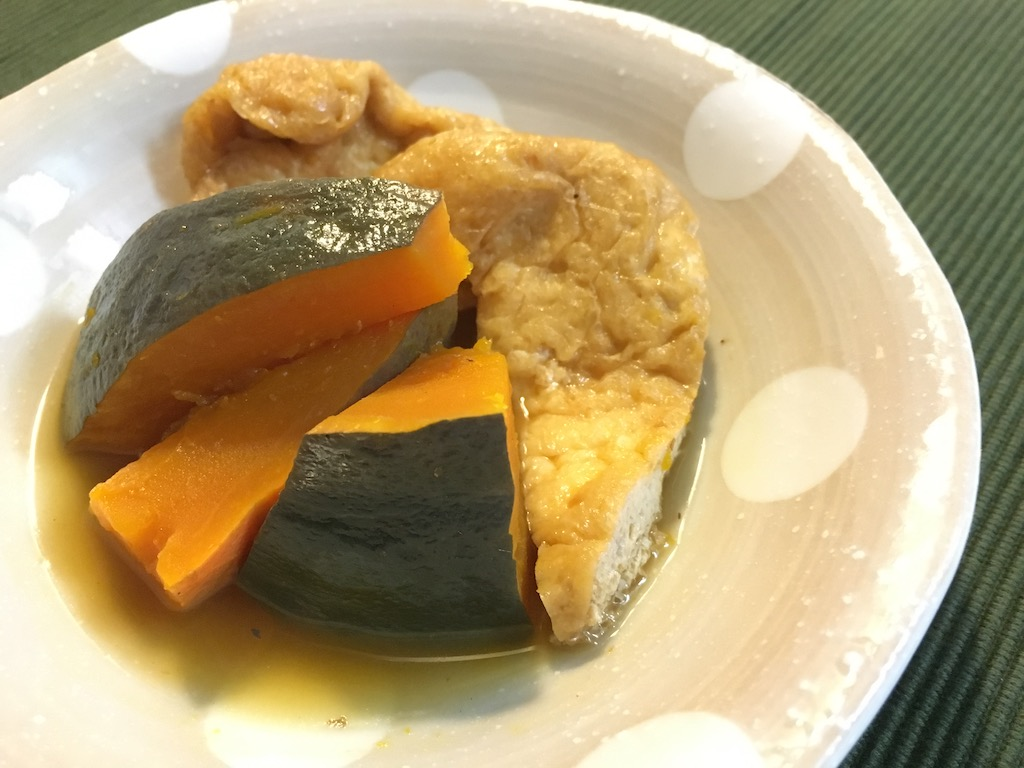
#> input picture data/recipe.jpg, 1024 x 768 px
$ jupyter execute --allow-errors demo.ipynb   (shell and % lines are left out)
#> lines starting #> are read from the running program, lines starting #| are printed output that depends on the picture
[cell 1]
import numpy as np
import matplotlib
import matplotlib.pyplot as plt
import seaborn as sns

# 多項式回帰

[cell 2]
poly_dim = 80

w = np.concatenate(([-1], [0]*(poly_dim-2), [1, 0]))
f = np.poly1d(w)
t = np.linspace(0, 1, 200)
x = np.arange(0, 1.1, step=0.1)
y = f(x) + np.random.normal(loc=0.01, scale=0.01, size=len(x))

def format_plot():
    plt.xlabel('t')
    plt.ylabel('y')
    plt.xlim((0,1.01))
    plt.ylim((0,1))
    plt.grid()
    plt.legend()

plt.figure(figsize=(8,6))
plt.plot(t, f(t), linestyle='dashed', color='green')
plt.scatter(x, y, color='green', marker='o', label="observed data")
format_plot()
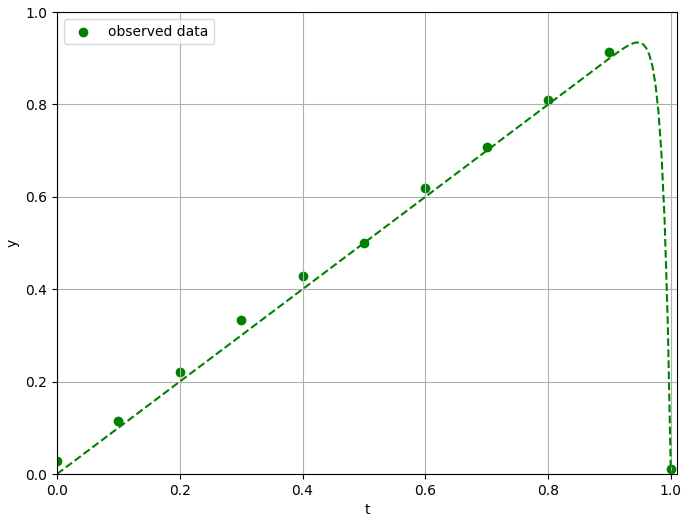
#> figure drawn by matplotlib, 1 panel; curve peaks at x = 0.945, y = 0.934

[cell 3]
# 前準備
from sklearn.linear_model import LinearRegression, Lasso
from sklearn.preprocessing import PolynomialFeatures
from sklearn.pipeline import make_pipeline

poly_preprocess = PolynomialFeatures(poly_dim, include_bias=False)

# models
linear = LinearRegression()
lasso = Lasso(alpha=0.002, max_iter=500000, tol=0.000001)

def fit_and_predict(predictor):
    model = make_pipeline(poly_preprocess, predictor)
    model.fit(x.reshape(-1, 1), y)
    y_predicted = model.predict(x.reshape(-1, 1))
    t_predicted = model.predict(t.reshape(-1, 1))
    return y_predicted, t_predicted

## Linear Regression

[cell 4]

y_predicted, t_predicted = fit_and_predict(linear)

plt.figure(figsize=(8,6))
plt.plot(t, f(t), linestyle='dashed', color='green', label='original')
plt.plot(t, t_predicted, color='blue', label='Linear')
plt.scatter(x, y_predicted, color='green', marker='o')

format_plot()
#> figure, not shown here; curve peaks at x = 0.945, y = 0.934; curve peaks at x = 0.874, y = 2.47

[cell 5]
coef = linear.coef_
idx, = coef.nonzero()
plt.figure(figsize=(8,4))
plt.stem(idx, coef[idx], basefmt='g-')
plt.title('Linear')
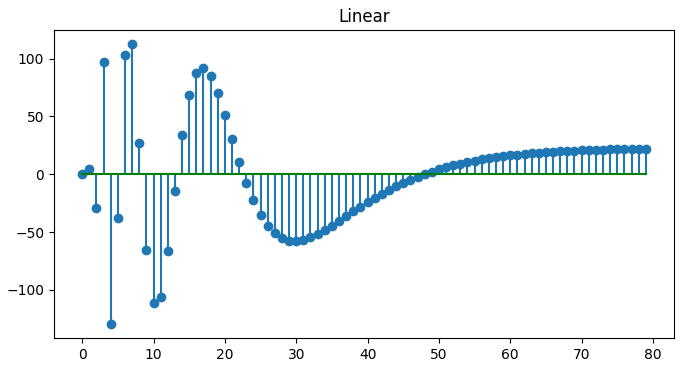
#> figure drawn by matplotlib, 1 panel; curve peaks at x = 7, y = 112.6

## Lasso

[cell 6]

y_predicted, t_predicted = fit_and_predict(lasso)

plt.figure(figsize=(8,6))
plt.plot(t, f(t), linestyle='dashed', color='green', label='original')
plt.plot(t, t_predicted, color='blue', label='Lasso')
plt.scatter(x, y_predicted, color='green', marker='o')

format_plot()
#> figure, not shown here; curve peaks at x = 0.945, y = 0.934; curve peaks at x = 0.945, y = 0.92

[cell 7]
coef = lasso.coef_
idx, = coef.nonzero()
plt.figure(figsize=(8,4))
plt.stem(idx, coef[idx], basefmt='g-')
plt.title('Lasso')
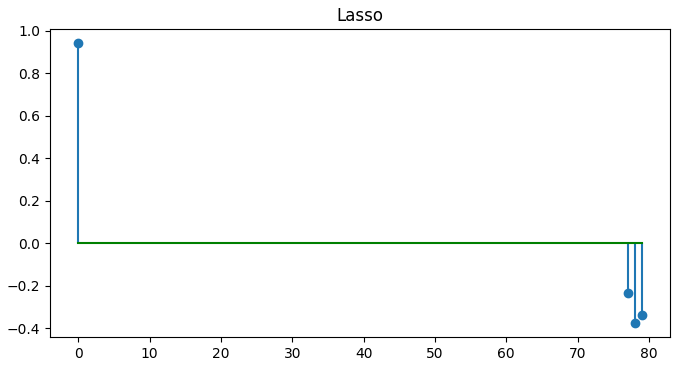
#> figure drawn by matplotlib, 1 panel

# 辞書学習

[cell 8]
patch_size = (8, 8)

n_basis = 64
n_iter = 1000

[cell 9]
import cv2

img = cv2.imread('data/recipe.jpg')
#> img is the input picture: shape (768, 1024, 3); mean B, G, R 115.2, 157.8, 178.6
img = cv2.cvtColor(img, cv2.COLOR_BGR2GRAY)
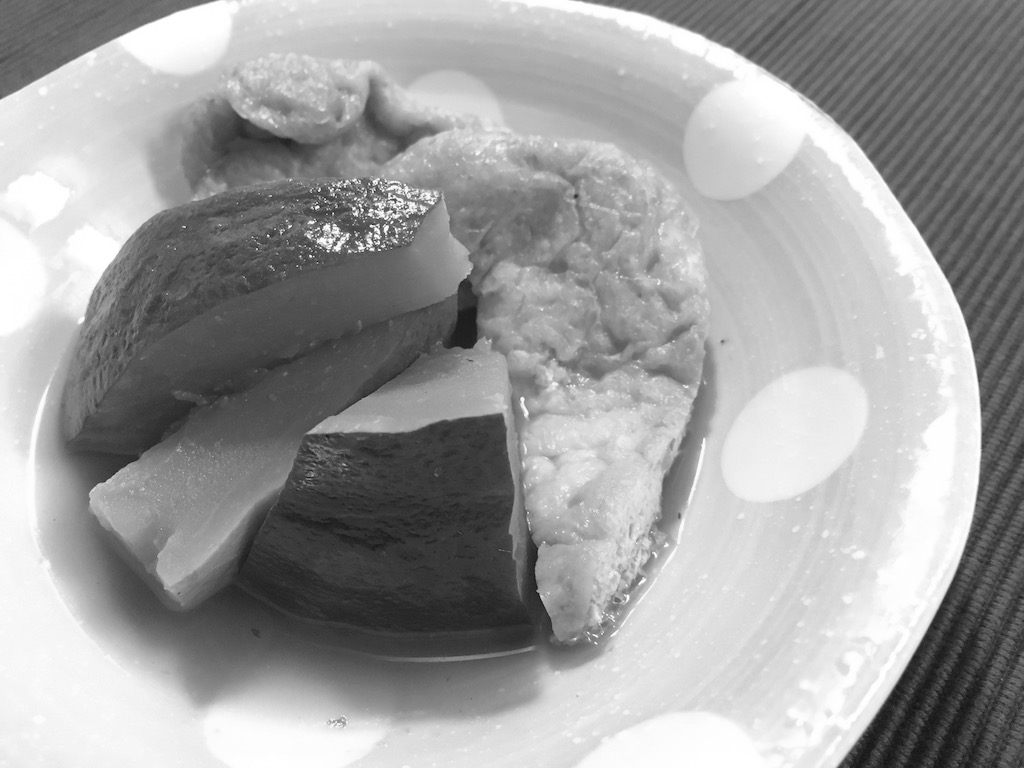
#> img: shape (768, 1024); min 7, max 255, mean 159.1
print(img.shape)
#| (768, 1024)
plt.imshow(img, cmap='gray')

## シンプルな辞書学習とその結果

[cell 10]

# パッチの切り出し
from spmimage.feature_extraction.image import extract_simple_patches_2d, reconstruct_from_simple_patches_2d
#> (the rest of this cell did not finish here and is left out)

[cell 11]

from sklearn.decomposition import MiniBatchDictionaryLearning

# パッチの前処理
#> (the rest of this cell did not finish here and is left out)

[cell 12]
# 辞書の表示

n_cols = 16
n_rows = (n_basis // n_cols) + 1

plt.figure(figsize=(16, 6))

#> (the rest of this cell did not finish here and is left out)

#> (a cell that did not finish here is left out)

[cell 14]
# 再構成をかける

from skimage.measure import compare_psnr

#> (the rest of this cell did not finish here and is left out)

## 欠損値の補完

[cell 15]
from skimage import io, data

from sklearn.feature_extraction.image import extract_patches_2d, reconstruct_from_patches_2d
from sklearn.decomposition.dict_learning import sparse_encode

from spmimage.decomposition import KSVD

[cell 16]
# 指定の割合で欠損を生成させる
def make_deficit_image(img, ratio):
    mask = (np.random.rand(img.shape[0], img.shape[1]) > ratio)
    return img * mask, mask

[cell 17]
# prepare images for further testing
drop_ratio = 0.5

deficit_img, mask = make_deficit_image(img, drop_ratio)
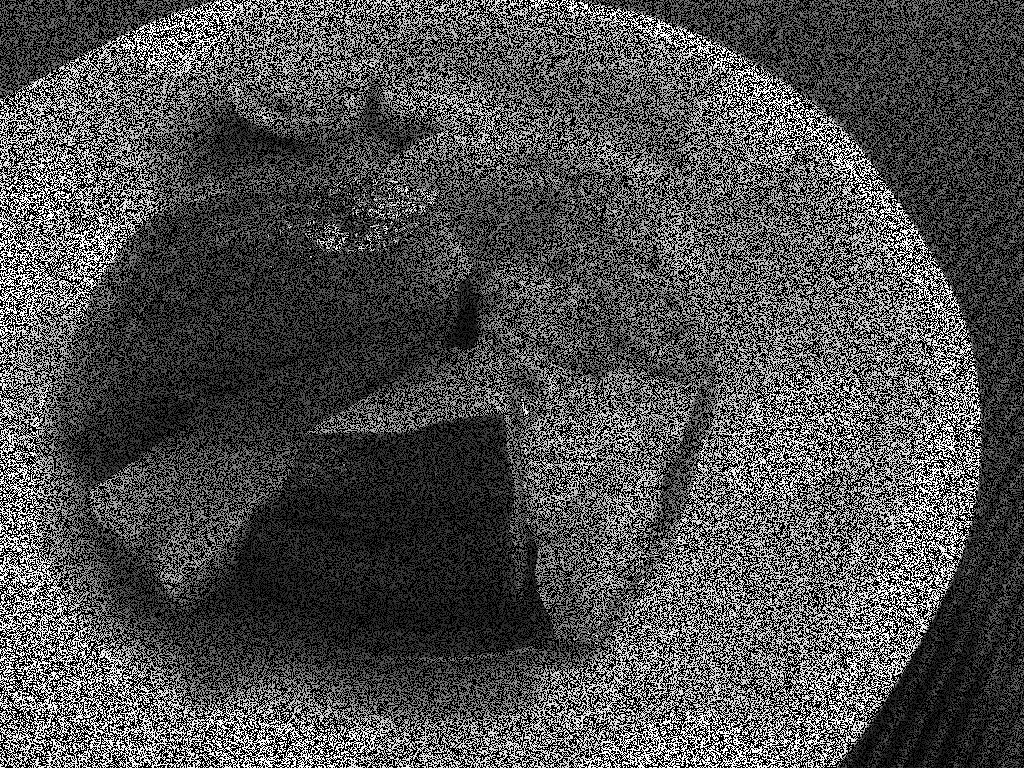
#> deficit_img: shape (768, 1024); min 0, max 255, mean 79.5
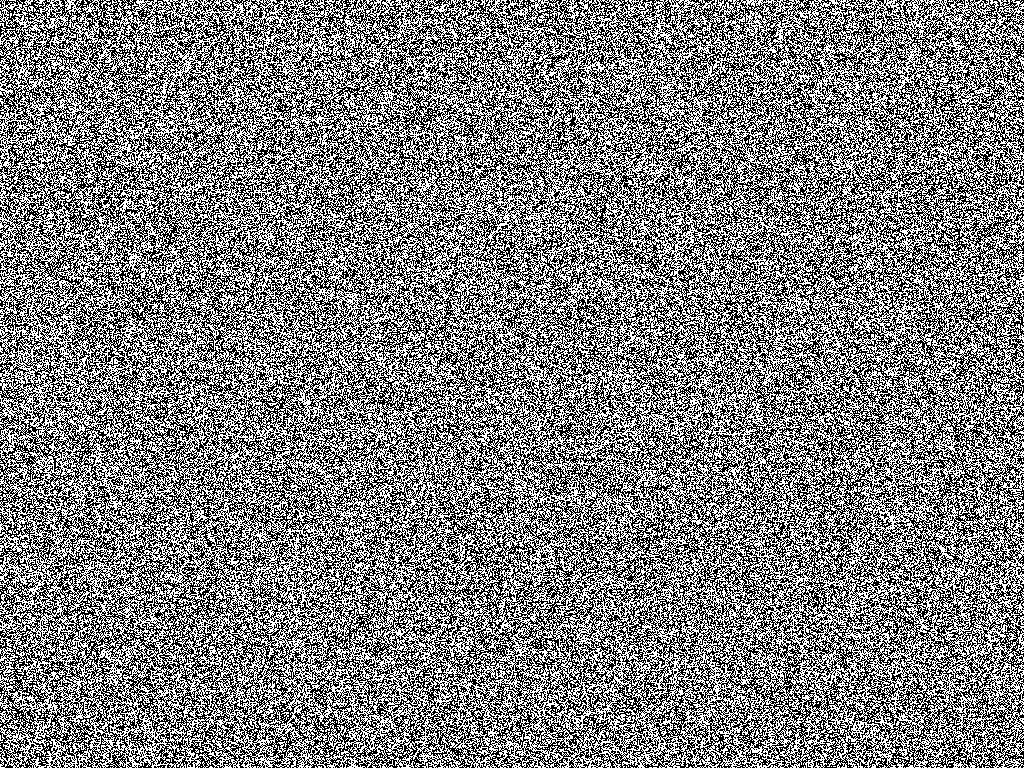
#> mask: shape (768, 1024) bool; 50% white; black in thin lines or dots

plt.figure(figsize=(12, 4))

plt.subplot(1, 3, 1)
plt.imshow(img, cmap='gray')
plt.title('original')

plt.subplot(1, 3, 2)
plt.imshow(mask, cmap='gray')
plt.title('mask')

plt.subplot(1, 3, 3)
plt.imshow(deficit_img, cmap='gray')
plt.title('{0:.0f}% dropped'.format(drop_ratio * 100))

plt.tight_layout()

[cell 18]
def extract_and_flatten(img):
    patches = extract_patches_2d(img, patch_size)
    X = []
    for p in patches:
        X.append(p.flatten())
#> after the loop, X = 773937 items
    return np.array(X)

def sparse_encode_with_mask(img, H, k0, mask):
    Y = extract_and_flatten(img)
    M = extract_and_flatten(mask)

    W = np.zeros((Y.shape[0], H.shape[0]))
    for idx in range(Y.shape[0]):
        W[idx, :] = sparse_encode(
            Y[idx, :][M[idx, :] == 1].reshape(1, -1),
            H[:, M[idx, :] == 1],
            algorithm='omp', n_nonzero_coefs=k0
        )
    return W

def reconstruct_image(img, W, H):
    recon_patches = (np.dot(W, H)).reshape((-1, *patch_size))
    recon_img = reconstruct_from_patches_2d(recon_patches, img.shape)
    return recon_img
